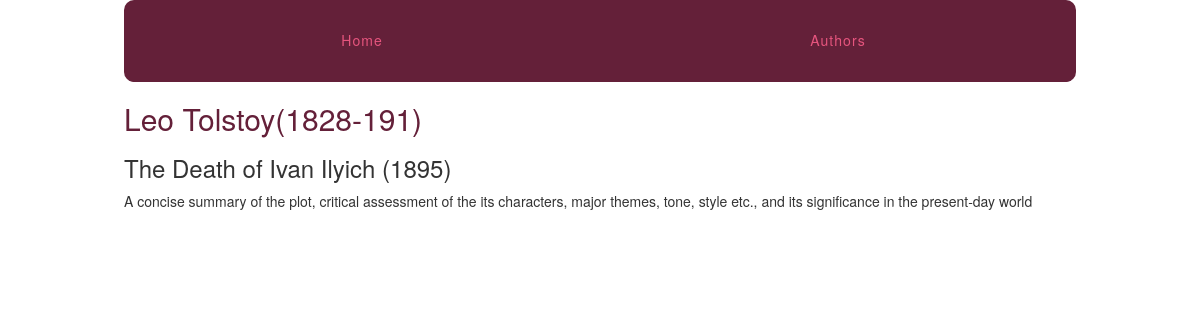
Screenshot of /authors/4/10/ with the database file from the repository.
### authors/models.py (models this page shows, shortened)
class Book(models.Model):
    title = models.CharField(max_length=255)
    description = models.TextField()
    review = models.TextField(blank=True, null=True)
    order = models.IntegerField(default=0)
    author = models.ForeignKey(Author)
    class Meta:
        ordering = ['order',]

class Author(models.Model):
    name = models.CharField(max_length=255)
    about = models.TextField()

### authors/views.py (the view)
# urls.py: url(r'(?P<author_pk>\d+)/(?P<book_pk>\d+)/$', views.book_detail, name='book'),
def book_detail(request, author_pk, book_pk):
    book = get_object_or_404(Book, author_id=author_pk, pk=book_pk)
    return render(request, 'authors/book_detail.html', {'book':book})

### authors/templates/authors/book_detail.html (shortened to what this page needs)
{% extends "layout.html" %}
{% block content %}
<article>
    <h2><a href="{% url 'authors:detail' pk=book.author.pk %}">{{book.author.name}}</a></h2>
    <h3>{{book.title}}</h3>
    {{book.review|linebreaks}}
</article>
{% endblock %}

### assets/css/layout.css (style rules this page uses)
html { box-sizing: border-box; }
*, *::after, *::before { box-sizing: inherit; }
article h2 a, article h3 a { color: #642039; text-decoration: none; }

### rows the page displays
Book: author.name "Leo Tolstoy(1828-191)", title "The Death of Ivan Ilyich (1895)", review "A concise summary of the plot, critical assessment of the its characters, major themes, tone, style etc., and its significance in the present-day world"
